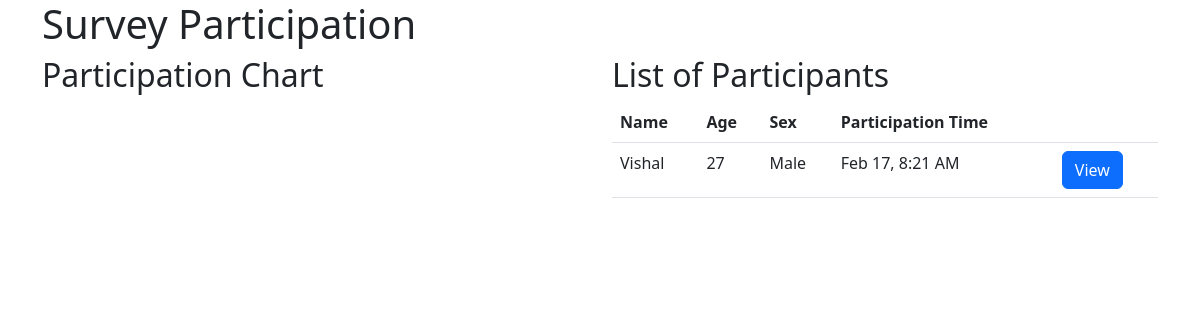
Screenshot of /admin/analysis.php?survey_id=1 with the database file from the repository.
### tables this page shows
CREATE TABLE `users` (
  `user_id` int(11) NOT NULL,
  `name` varchar(255) NOT NULL,
  `age` int(11) NOT NULL,
  `sex` enum('Male','Female','Other') NOT NULL,
  `created_at` timestamp NOT NULL DEFAULT current_timestamp(),
  `updated_at` timestamp NOT NULL DEFAULT current_timestamp() ON UPDATE current_timestamp()
);

### admin/analysis.php (the view, shortened to what this page needs)
<?php
include_once "../db.php";
$survey_id = isset($_GET['survey_id']) ? $_GET['survey_id'] : null;
$query_list = "SELECT Users.user_id, Users.name AS user_name, Users.age, Users.sex, MAX(Responses.created_at) AS participation_time
               FROM Users
               JOIN Responses ON Users.user_id = Responses.user_id
               WHERE Responses.survey_id = ?
               GROUP BY Users.user_id
               ORDER BY participation_time DESC";
$stmt_list = $conn->prepare($query_list);
$stmt_list->bind_param('i', $survey_id);
$stmt_list->execute();
$result_list = $stmt_list->get_result();
?>
<!DOCTYPE html>
<html lang="en">
<head>
    <link href="https://cdn.jsdelivr.net/npm/bootstrap@5.3.0-alpha1/dist/css/bootstrap.min.css" rel="stylesheet">
</head>
<body>
    <div class="container">
        <h1>Survey Participation</h1>
        <div class="row">
            <div class="col-md-6">
                <h2>Participation Chart</h2>
                <div id="chart_div" style="width: 100%; height: 400px;"></div>
            </div>
            <div class="col-md-6">
                <h2>List of Participants</h2>
                <table class="table">
                    <thead>
                        <tr>
                            <th>Name</th>
                            <th>Age</th>
                            <th>Sex</th>
                            <th>Participation Time</th>
                            <th></th>
                        </tr>
                    </thead>
                    <tbody>
                        <?php
                        while ($row_list = $result_list->fetch_assoc()) {
                            echo "<tr>";
                            echo "<td>" . $row_list["user_name"] . "</td>";
                            echo "<td>" . $row_list["age"] . "</td>";
                            echo "<td>" . $row_list["sex"] . "</td>";
                            echo "<td>" .  date("M j, g:i A", strtotime($row_list["participation_time"]))
                                . "</td>";
                            echo "<td><a href='user_ans.php?survey_id=" . $survey_id . "&user_id=" . $row_list["user_id"] . "' class='btn btn-primary'>View</a></td>";
                            echo "</tr>";
                        }
                        ?>
                    </tbody>
                </table>
            </div>
        </div>
    </div>
</body>
</html>

### rows the page displays
users: name "Vishal", age "27", sex "Male", participation_time "Feb 17, 8:21 AM"
